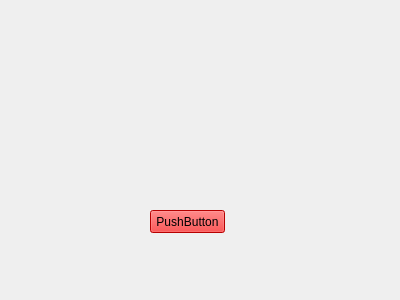
<?xml version="1.0" encoding="UTF-8"?>
<ui version="4.0">
 <class>Form</class>
 <widget class="QWidget" name="Form">
  <property name="geometry">
   <rect>
    <x>0</x>
    <y>0</y>
    <width>400</width>
    <height>300</height>
   </rect>
  </property>
  <property name="windowTitle">
   <string>Form</string>
  </property>
  <property name="styleSheet">
   <string notr="true">
QPushButton#pushButton{ background-color: red; }
QPushButton:hover { background-color: white }</string>
  </property>
  <widget class="QPushButton" name="pushButton">
   <property name="geometry">
    <rect>
     <x>150</x>
     <y>210</y>
     <width>75</width>
     <height>23</height>
    </rect>
   </property>
   <property name="text">
    <string>PushButton</string>
   </property>
  </widget>
 </widget>
 <resources/>
 <connections/>
</ui>
